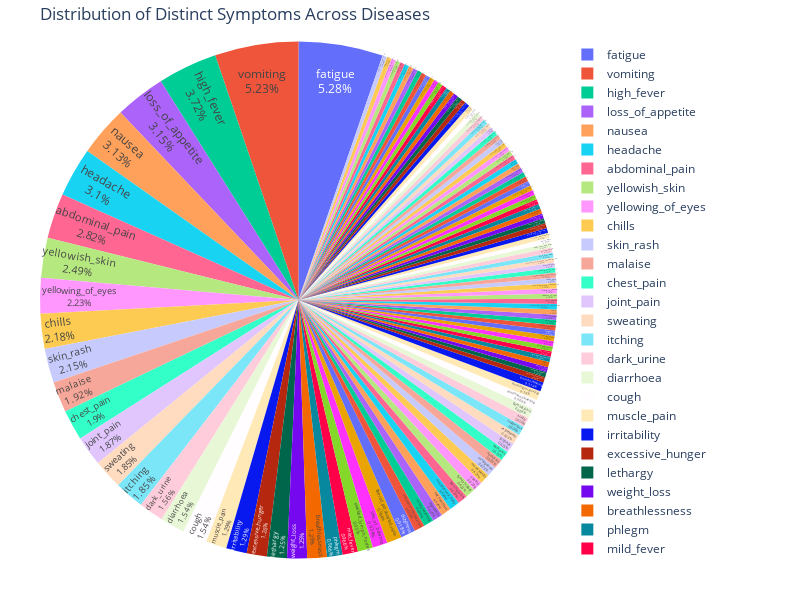

Here is the notebook cell this chart was saved with:
### Markdown cell above
#### Distribution of Symptoms:

### Code cell
import pandas as pd
import plotly.express as px

# Load the dataset
df = pd.read_csv('disease_symptoms.csv')

# Melt the dataframe to gather all symptom columns into a single column
symptom_columns = [col for col in df.columns if col.startswith('Symptom')]
melted_df = df.melt(id_vars=['Disease'], value_vars=symptom_columns, var_name='Symptom_Number', value_name='Symptom')

# Drop rows where the symptom is NaN
melted_df = melted_df.dropna(subset=['Symptom'])

# Count the occurrence of each symptom across all diseases
symptom_distribution = melted_df['Symptom'].value_counts().reset_index()
symptom_distribution.columns = ['Symptom', 'Count']

# Create an interactive pie chart
fig = px.pie(
    symptom_distribution,
    names='Symptom',
    values='Count',
    title="Distribution of Distinct Symptoms Across Diseases",
    hover_data=['Count'],
    labels={'Symptom':'Symptoms', 'Count':'Number of Instances'}
)

# Adjust the size of the pie chart to be manageable
fig.update_traces(textposition='inside', textinfo='percent+label')
fig.update_layout(
    margin=dict(t=40, b=40, l=40, r=40),  # Adjust margins to keep the chart from being too big
    height=600,  # Adjust the height
    width=800  # Adjust the width
)

# Show the interactive pie chart
fig.show()

### Figure 1 — Plotly figure (JSON) as saved in the notebook; plotly's stock layout.template omitted (floating-point values rounded to 4 significant figures; data arrays with more than 128 entries replaced by an {"elided": "..."} marker saying what was removed)
{"data": [{"customdata": {"elided": "131x1 int values"}, "domain": {"x": [0, 1], "y": [0, 1]}, "hovertemplate": "Symptoms=%{label}<br>Number of Instances=%{customdata[0]}<extra></extra>", "labels": {"elided": "131 str values"}, "legendgroup": "", "name": "", "showlegend": true, "textinfo": "percent+label", "textposition": "inside", "type": "pie", "values": {"elided": "131 int values"}}], "layout": {"height": 600, "legend": {"tracegroupgap": 0}, "margin": {"b": 40, "l": 40, "r": 40, "t": 40}, "title": {"text": "Distribution of Distinct Symptoms Across Diseases"}, "width": 800}}
